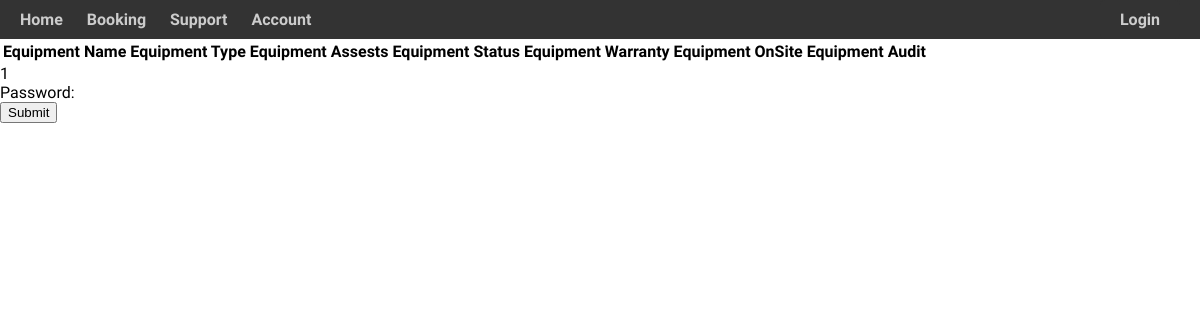
The page /booking/ on the database as committed earlier.
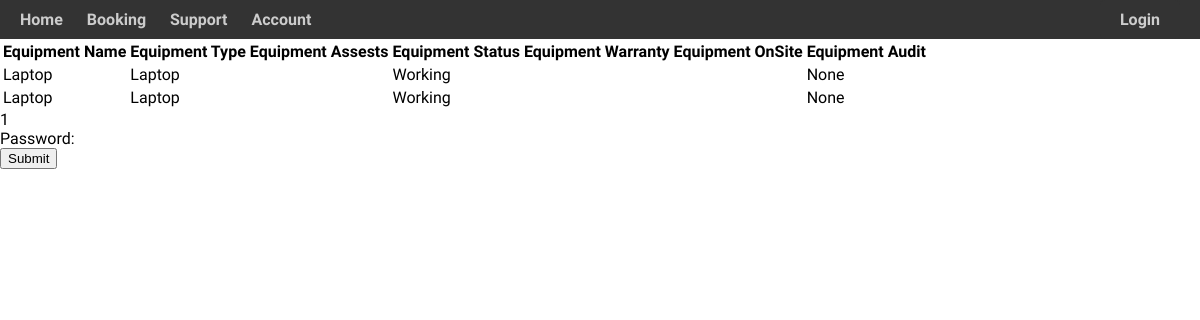
The same page on the database as committed later.
### helloworld/models.py (models this page shows, shortened)
class Equipment(models.Model):
    LOCATIONS = [
        ("XRLBC", "XRL Lab Blue Cabinet"),
        ("XRLBCL", "XRL Lab Blue Cabinet Large"),
        ("XRL", "XRL Lab"),
        ("OTHER", "Other"),
        ('XRLMWC', "XRLab Medium Wooden Cabinet")
    ]
    STATUS = [
        ("A", "Available"),
        ("ON", "On Loan"),
        ("D", "Decommissioned"),
        ("R", "Repairing"),
    ]
    equipmentName = models.CharField(max_length = 30)
    equipmentType = models.CharField(max_length = 30)
    equipmentQuantity = models.IntegerField( default= 1)
    equipmentLocation = models.CharField(max_length = 30, choices = LOCATIONS , default = "OTHER")
    equipmentAudit =  models.DateField()
    equipmentStatus = models.CharField(max_length = 20, choices = STATUS, default = "A")
    equipmentID = models.CharField(max_length = 30, primary_key = True)

### helloworld/views.py (the view, shortened to what this page needs)
# urls.py: path('booking/',views.bookingPage , name='booking'),
def bookingPage(request):
    equipment = Equipment.objects.all()
    form = bookingForm()
    context = {
        'equipment':equipment,
        'accountID':1,
        'itemID':1,
        'startDate':1,
        'endDate':1,
        'bookingStatus':False
        }
    return render(request,"booking.html", context)

### templates/booking.html (shortened to what this page needs)
{% load static %}
<html>
    <head>
    </head>
    <body>
        {%include 'navbar.html'%}
        <div class="booking-form">
            <form method="post" action="{% url 'booking' %}">
                <div class="form-group">
                    <table>
                        <tr>
                            <th>Equipment Name</th>
                            <th>Equipment Type</th>
                            <th>Equipment Assests</th>
                            <th>Equipment Status</th>
                            <th>Equipment Warranty</th>
                            <th>Equipment OnSite</th>
                            <th>Equipment Audit</th>
                        </tr>
                        {%for item in equipment%}
                        <tr>
                            <td>{{item.equipmentName}}</td>
                            <td>{{item.equipmentType}}</td>
                            <td>{{item.equipmentAssests}}</td>
                            <td>{{item.equipmentStatus}}</td>
                            <td>{{item.equipmentWarranty}}</td>
                            <td>{{item.equipmentOnSite}}</td>
                            <td>{{item.equipmentAudit}}</td>
                        </tr>
                        {%endfor%}
                    </table>
                    {{ itemID }}
                </div>
                <div class="form-group">
                    <label for="id_password">Password:</label>
                </div>
                <input class="submit" type="submit" value="Submit">
            </form>
        </div>
    </body>
</html>

### templates/navbar.html (shortened to what this page needs)
{% load static %}
<head>
    <link rel="stylesheet" type="text/css" href="{% static 'css/nav.css' %}">
</head>
<body>
    <nav class="navbar">
        <div class="nav-left">
    <ul class="nav-header">
        <li class = "nav-Button" ><a href="{% url 'home' %}">Home</a></li>
        <li class = "nav-Button" ><a href="{% url 'booking' %}">Booking</a></li>
        <li class = "nav-Button" ><a href="{% url 'booking' %}">Support</a></li>
        <li class = "nav-Button" ><a href="{% url 'booking' %}">Account</a></li>
    </ul>
</div>
<div class="nav-right">
    {% if user.is_authenticated %}
        <a href="{% url 'login' %}" class="nav-button">Logout</a>
    {% else %}
        <a href="{% url 'login' %}" class="nav-button">Login</a>
    {% endif %}
</div>
</nav>
</body>
</html>

### static/css/nav.css (style rules this page uses)
body { font-family: 'InterVogue Medium', sans-serif; margin: 0; padding: 0; }
.navbar { background-color: #333; display: flex; justify-content: space-between; align-items: center; padding: 10px 20px; }
.nav-left { flex: 1; }
.nav-header { list-style-type: none; margin: 0; padding: 0; }
.nav-header li { display: inline; margin-right: 20px; }
.nav-header li a { text-decoration: none; color: #ccc; font-size: 16px; }
.nav-right .nav-button { text-decoration: none; padding: 10px 20px; background-color: #333; color: #ccc; border-radius: 5px; }
.login-option,a { flex: 1; font-weight: bold; cursor: pointer; }

Rows that differ between the two databases and show on the page:
added Equipment: equipmentName "Laptop", equipmentType "Laptop", equipmentStatus "Working", equipmentAudit "None"
added Equipment: equipmentName "Laptop", equipmentType "Laptop", equipmentStatus "Working", equipmentAudit "None"
